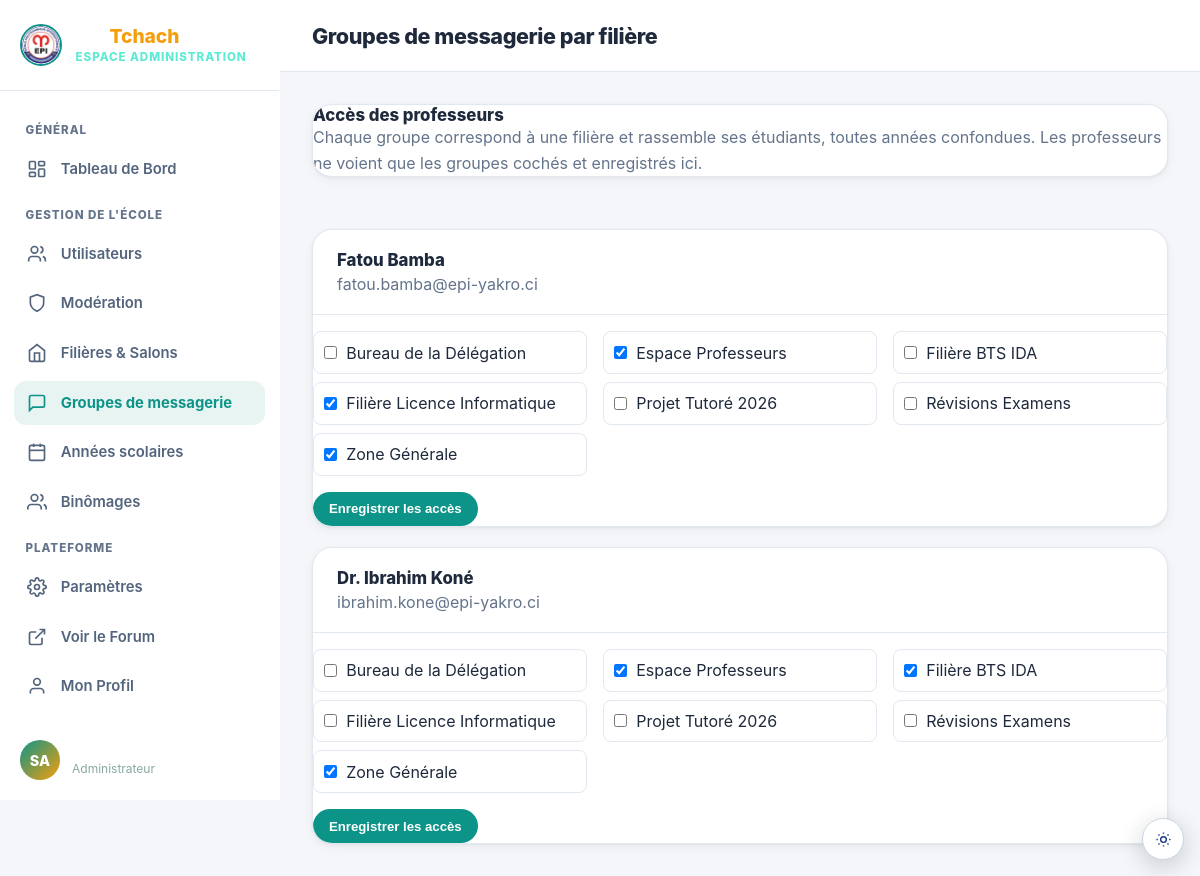
Screenshot of /admin/message-groups (signed in) with the database file from the repository.
### tables this page shows
CREATE TABLE utilisateurs (
    id                  INT UNSIGNED AUTO_INCREMENT PRIMARY KEY,
    nom                 VARCHAR(100) NOT NULL,
    prenom              VARCHAR(100) NOT NULL,
    email               VARCHAR(150) NOT NULL UNIQUE,
    mot_de_passe        VARCHAR(255) NOT NULL,
    avatar_url          VARCHAR(255) DEFAULT NULL,
    biographie          TEXT DEFAULT NULL,
    filiere_id          INT UNSIGNED DEFAULT NULL,
    annee               TINYINT UNSIGNED DEFAULT NULL,
    annee_scolaire_id   INT UNSIGNED DEFAULT NULL,
    modules_enseignes   TEXT DEFAULT NULL,
    role                ENUM('etudiant','professeur','administrateur') NOT NULL DEFAULT 'etudiant',
    est_actif           BOOLEAN NOT NULL DEFAULT TRUE,
    date_inscription    DATETIME NOT NULL DEFAULT CURRENT_TIMESTAMP,
    derniere_connexion  DATETIME DEFAULT NULL,
    derniere_activite   DATETIME DEFAULT NULL,
    FOREIGN KEY (filiere_id) REFERENCES filieres(id) ON DELETE SET NULL,
    FOREIGN KEY (annee_scolaire_id) REFERENCES annees_scolaires(id) ON DELETE SET NULL
);

CREATE TABLE zones (
    id              INT UNSIGNED AUTO_INCREMENT PRIMARY KEY,
    nom             VARCHAR(150) NOT NULL,
    type_zone       ENUM('generale','filiere','professeurs','delegation','libre') NOT NULL DEFAULT 'libre',
    visibilite      ENUM('public','prive') NOT NULL DEFAULT 'public',
    est_generale    BOOLEAN NOT NULL DEFAULT FALSE,
    description     TEXT DEFAULT NULL,
    createur_id     INT UNSIGNED DEFAULT NULL,
    est_active      BOOLEAN NOT NULL DEFAULT TRUE,
    date_creation   DATETIME NOT NULL DEFAULT CURRENT_TIMESTAMP,
    FOREIGN KEY (createur_id) REFERENCES utilisateurs(id) ON DELETE SET NULL
);

### app/Controllers/Admin/AdminController.php (called while the page is built, shortened)
<?php
if (defined('ROOT_PATH')) {
    require_once ROOT_PATH . '/app/Models/Publications/PublicationMetadata.php';
    require_once ROOT_PATH . '/app/Models/Social/FiliereGroups.php';
}
class AdminController {
    private Admin $adminModel;
    public function __construct() {
        $this->adminModel = new Admin();
    }
    public function messageGroups(): void {
        global $baseUrl, $base, $assetBase, $asset;
        $pdo = $this->adminModel->getPdo();
        $groupModel = new FiliereGroups($pdo);
        $groups = $groupModel->getActiveGroups();
        $professors = $groupModel->getActiveProfessors();
        $professorAssignments = $groupModel->getProfessorAssignments();
        require ROOT_PATH . '/resources/views/desktop/admin/message-groups.php';
    }
}

### app/Routing/Router.php (called while the page is built, shortened)
<?php
final class Router
{
    public function dispatch(string $path, string $method = 'GET'): void
    {
        $route = trim((string)(parse_url($path, PHP_URL_PATH) ?? ''), '/');
        $definition = $this->routes[$route] ?? null;
        $action = (string)$definition['method'];
        $handler = new $controller();
        $handler->{$action}();
    }
}

### index.php (called while the page is built, shortened)
<?php
require_once __DIR__ . '/app/Bootstrap.php';
$fullRoute = getRequestedRoute();
$routes = require ROOT_PATH . '/routes/web.php';
(new Router($routes))->dispatch(
    $fullRoute,
    (string)($_SERVER['REQUEST_METHOD'] ?? 'GET')
);
exit;

### app/Bootstrap.php (called while the page is built, shortened)
<?php
require_once ROOT_PATH . '/app/Routing/Router.php';
$scriptName = str_replace('\\', '/', $_SERVER['SCRIPT_NAME'] ?? '');
$scriptDir = rtrim(dirname($scriptName), '/\\');
$isPublicEntry = substr($scriptDir, -7) === '/public';
if ($isPublicEntry) {
    $projectBase = substr($scriptDir, 0, -7);
    $baseUrl = $scriptDir;
    $assetBase = $projectBase . '/public/assets';
} else {
    $projectBase = ($scriptDir === '' || $scriptDir === '.' || $scriptDir === '/') ? '' : $scriptDir;
    $baseUrl = $projectBase;
    $assetBase = ($projectBase !== '' ? $projectBase : '') . '/public/assets';
}

### app/Models/Social/FiliereGroups.php (called while the page is built, shortened)
<?php
class FiliereGroups
{
    private PDO $pdo;
    public function __construct(PDO $pdo)
    {
        $this->pdo = $pdo;
    }
    public function getActiveGroups(): array
    {
        $stmt = $this->pdo->query(
            "SELECT z.id, z.nom AS name, z.type_zone, z.visibilite, z.description
             FROM zones z
             WHERE z.est_active = 1
             ORDER BY z.nom ASC"
        );
        return $stmt->fetchAll(PDO::FETCH_ASSOC);
    }
    public function getActiveProfessors(): array
    {
        $stmt = $this->pdo->query(
            "SELECT u.id, u.nom, u.prenom, u.email, u.avatar_url
             FROM utilisateurs u
             WHERE u.role = 'professeur' AND u.est_actif = 1
             ORDER BY u.nom ASC, u.prenom ASC"
        );
        return $stmt->fetchAll(PDO::FETCH_ASSOC);
    }
    public function getProfessorAssignments(): array
    {
        $stmt = $this->pdo->query(
            "SELECT az.utilisateur_id, az.zone_id
             FROM appartenance_zones az
             JOIN utilisateurs u ON u.id = az.utilisateur_id
             WHERE u.role = 'professeur'"
        );
        $rows = $stmt->fetchAll(PDO::FETCH_ASSOC);
        $assignments = [];
        foreach ($rows as $row) {
            $pId = (int)$row['utilisateur_id'];
            $assignments[$pId][] = (int)$row['zone_id'];
        }
        return $assignments;
    }
}

### resources/views/desktop/admin/message-groups.php (the view, shortened to what this page needs)
<?php
$base = isset($baseUrl) ? $baseUrl : '';
$asset = isset($assetBase) ? $assetBase : (isset($baseUrl) ? $baseUrl . '/public/assets' : '/public/assets');
?>
<!DOCTYPE html>
<html lang="fr">
<head>
  <link rel="stylesheet" href="<?= htmlspecialchars($asset, ENT_QUOTES, 'UTF-8') ?>/css/desktop/admin.css" />
  <?php include ROOT_PATH . '/resources/views/partials/theme-head.php'; ?>
</head>
<body data-base-url="<?= htmlspecialchars($base, ENT_QUOTES, 'UTF-8') ?>">
  <?php include ROOT_PATH . '/resources/views/partials/theme-toggle.php'; ?>
  <div class="admin-wrapper">
    <?php include ROOT_PATH . '/resources/views/desktop/partials/admin-sidebar.php'; ?>
    <main class="admin-main-area">
      <header class="admin-topbar">
        <div class="topbar-left">
          <h1 class="page-title">Groupes de messagerie par filière</h1>
        </div>
      </header>
      <div class="admin-content">
        <section class="admin-card" style="margin-bottom:1.5rem;">
          <h2 class="card-title">Accès des professeurs</h2>
          <p style="color:var(--admin-muted);line-height:1.6;">
            Chaque groupe correspond à une filière et rassemble ses étudiants, toutes années confondues.
            Les professeurs ne voient que les groupes cochés et enregistrés ici.
          </p>
        </section>
        <?php if (!$professors): ?>
          <section class="admin-card">
            <p style="margin:0;color:var(--admin-muted);">Aucun professeur actif à autoriser pour le moment.</p>
          </section>
        <?php else: ?>
          <div style="display:grid;gap:1.25rem;">
            <?php foreach ($professors as $professor):
              $professorId = (int)$professor['id'];
              $assignedGroupIds = $professorAssignments[$professorId] ?? [];
            ?>
              <section class="admin-card">
                <div class="card-header-flex">
                  <div>
                    <h2 class="card-title"><?= htmlspecialchars(trim($professor['prenom'] . ' ' . $professor['nom']), ENT_QUOTES, 'UTF-8') ?></h2>
                    <p style="color:var(--admin-muted);margin:.25rem 0 0;"><?= htmlspecialchars($professor['email'], ENT_QUOTES, 'UTF-8') ?></p>
                  </div>
                </div>
                <form method="post" action="<?= htmlspecialchars($base, ENT_QUOTES, 'UTF-8') ?>/admin/message-groups/update">
                  <?php if (!$groups): ?>
                    <p style="color:var(--admin-muted);">Aucune filière active ne possède de groupe.</p>
                  <?php else: ?>
                    <div style="display:grid;grid-template-columns:repeat(auto-fit,minmax(220px,1fr));gap:.5rem 1rem;margin:1rem 0;">
                      <?php foreach ($groups as $group): ?>
                        <label style="display:flex;align-items:center;gap:.55rem;padding:.65rem;border:1px solid var(--admin-border,#e5e7eb);border-radius:8px;">
                          <input type="checkbox" name="group_ids[]" value="<?= (int)$group['id'] ?>"
                            <?= in_array((int)$group['id'], $assignedGroupIds, true) ? 'checked' : '' ?>>
                          <span><?= htmlspecialchars($group['name'], ENT_QUOTES, 'UTF-8') ?></span>
                        </label>
                      <?php endforeach; ?>
                    </div>
                  <?php endif; ?>
                  <button type="submit" class="btn-table-action" style="background:var(--admin-primary);color:#fff;padding:.6rem 1rem;border:0;border-radius:9999px;cursor:pointer;">
                    Enregistrer les accès
                  </button>
                </form>
              </section>
            <?php endforeach; ?>
          </div>
        <?php endif; ?>
      </div>
    </main>
  </div>
</body>
</html>

### public/assets/css/desktop/admin.css (style rules this page uses)
:root { --admin-primary: #00685f; --admin-primary-dark: #004d46; --admin-primary-light: #008378; --admin-primary-container: rgba(0, 104, 95, 0.08); --admin-accent: #fea619; --admin-accent-dark: #d97706; --admin-accent-light: #ffb95f; --admin-accent-container: rgba(254, 166, 25, 0.15); --admin-bg: #f8fafc; --admin-sidebar-bg: #00201d; --admin-sidebar-hover: #003833; --admin-sidebar-text: #89a7a3; --admin-sidebar-active: #ffffff; --admin-card: #ffffff; --admin-text: #0f172a; --admin-muted: #64748b; --admin-border: #e2e8f0; --admin-success: #10b981; --admin-success-bg: #d1fae5; --admin-warning: #f59e0b; --admin-warning-bg: #fef3c7; --admin-danger: #ef4444; --admin-danger-bg: #fee2e2; --admin-info: #0ea5e9; --admin-info-bg: #e0f2fe; --radius-sm: 0.5rem; --radius-md: 0.75rem; --radius-lg: 1rem; --radius-xl: 1.25rem; --radius-full: 9999px; --shadow-card: 0 1px 3px rgba(0, 0, 0, 0.06), 0 4px 12px rgba(0, 0, 0, 0.04); --shadow-hover: 0 4px 16px rgba(0, 104, 95, 0.12); --transition-smooth: all 0.2s cubic-bezier(0.16, 1, 0.3, 1); }
* { margin: 0; padding: 0; box-sizing: border-box; }
body { font-family: "Plus Jakarta Sans", -apple-system, BlinkMacSystemFont, "Segoe UI", Roboto, sans-serif; background: var(--admin-bg); color: var(--admin-text); min-height: 100vh; display: flex; }
.admin-wrapper { display: flex; width: 100%; min-height: 100vh; position: relative; }
.admin-main-area { flex: 1; display: flex; flex-direction: column; min-width: 0; background: var(--admin-bg); }
.admin-topbar { height: 72px; background: var(--admin-card); border-bottom: 1px solid var(--admin-border); display: flex; align-items: center; justify-content: space-between; padding: 0 2rem; position: sticky; top: 0; z-index: 30; }
.topbar-left { display: flex; flex-direction: column; }
.page-title { font-size: 1.35rem; font-weight: 800; color: var(--admin-text); letter-spacing: -0.02em; }
.btn-table-action { display: inline-flex; align-items: center; gap: 0.45rem; padding: 0.45rem 0.95rem; border-radius: var(--radius-md); font-size: 0.825rem; font-weight: 700; border: 1px solid var(--admin-border); background: var(--admin-card); color: var(--admin-text); cursor: pointer; text-decoration: none; transition: var(--transition-smooth); }
.admin-content { padding: 2rem; display: flex; flex-direction: column; gap: 1.75rem; }
.admin-card { background: var(--admin-card); border: 1px solid var(--admin-border); border-radius: var(--radius-xl); box-shadow: var(--shadow-card); overflow: hidden; display: flex; flex-direction: column; }
.card-header-flex { padding: 1.25rem 1.5rem; border-bottom: 1px solid var(--admin-border); display: flex; align-items: center; justify-content: space-between; }
.card-title { font-size: 1.05rem; font-weight: 800; color: var(--admin-text); margin: 0; }

### public/assets/css/theme.css (style rules this page uses)
:root { color-scheme: dark; }
:root[data-theme="light"] { color-scheme: light; --community-bg: #f4f6f9; --community-surface: #ffffff; --community-raised: #f1f5f9; --community-hover: #e8f4f2; --community-line: #e2e8f0; --community-text: #1e293b; --community-muted: #64748b; --community-green: #0d9488; --community-orange: #f59e0b; --community-blue: #0d9488; }
:root[data-theme="light"] { --admin-bg: #f4f6f9; --admin-sidebar-bg: #ffffff; --admin-sidebar-hover: #e8f4f2; --admin-sidebar-text: #64748b; --admin-sidebar-active: #0d9488; --admin-primary: #0d9488; --admin-primary-dark: #0f766e; --admin-primary-light: #14b8a6; --admin-accent: #f59e0b; --admin-accent-light: #fbbf24; --admin-card: #ffffff; --admin-text: #1e293b; --admin-muted: #64748b; --admin-border: #e2e8f0; --admin-info-bg: #e8f4f2; --background: #f4f6f9; --foreground: #1e293b; --card: #ffffff; --muted-foreground: #64748b; --border: #e2e8f0; --input-bg: #f8fafc; --input-border: #e2e8f0; }

### rows the page displays
utilisateurs: prenom+nom "Fatou Bamba", email "fatou.bamba@epi-yakro.ci", id "☑"
zones: nom "Bureau de la Délégation"
zones: nom "Espace Professeurs"
zones: nom "Filière BTS IDA"
zones: nom "Filière Licence Informatique"
zones: nom "Projet Tutoré 2026"
zones: nom "Révisions Examens"
zones: nom "Zone Générale"
utilisateurs: prenom+nom "Dr. Ibrahim Koné", email "ibrahim.kone@epi-yakro.ci", id "☑"

### other values shown
$adminAvatar "SA"
$adminRole "Administrateur"
